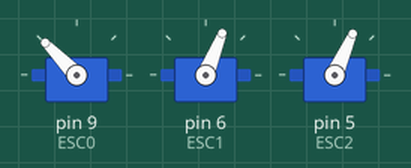
Recording of a sketch running on a simulated Arduino Uno, built with avr-gcc and run on an emulated ATmega328P. On the bench: 3 × servo. What the sketch prints to the serial monitor is not drawn.

Above: at 2.5 s.
At 2.95 s:
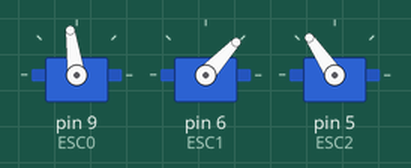
At 3.2 s:
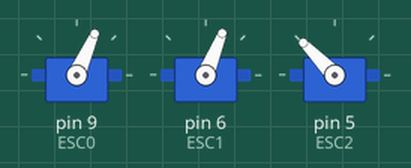
At 3.45 s:
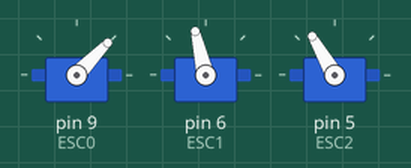
At 3.9 s:
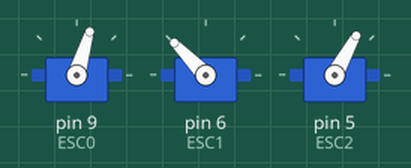
At 4.4 s:
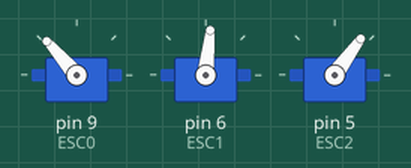
Timing chart, 0 to 7.1 s (numbered marks = the images above):
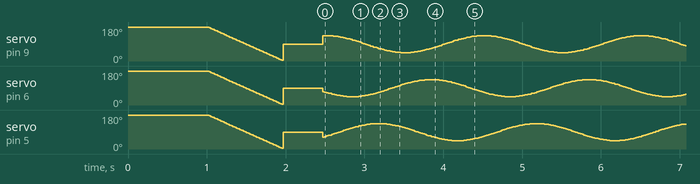

The sketch:

rcESCTest.ino
```cpp
#include <Servo.h>

Servo ESC0;     // create servo object to control the ESC
Servo ESC1;     // create servo object to control the ESC
Servo ESC2;     // create servo object to control the ESC

int potValue;  // value from the analog pin

int pos = 0;    // variable to store the servo position

float pi = 3.14159;
float time = 0; // internal time for generating sinusoids

int pump0Pwm = 0;  // PWM signal for pwmp
int pump1Pwm = 0;  // PWM signal for pwmp
int pump2Pwm = 0;  // PWM signal for pwmp

float amp0 = 500; // amplitude of sinusoid (1000 is max, 0 is min)
float freq0 = 0.5; // frequency of sinusoid in Hz
float phi0 = 0;  // phase of sinusoid (in degrees)

float amp1 = 500; // amplitude of sinusoid (1000 is max, 0 is min)
float freq1 = 0.5; // frequency of sinusoid in Hz
float phi1 = 120;  // phase of sinusoid (in degrees)

float amp2 = 500; // amplitude of sinusoid (1000 is max, 0 is min)
float freq2 = 0.5; // frequency of sinusoid in Hz
float phi2 = 240;  // phase of sinusoid (in degrees)


void initESCs(){
/*
Initializes ESC to start running
*/
 ESC0.write(180);
 ESC1.write(180);
 ESC2.write(180);
 Serial.print("Writing High");
  delay(1000);

  for (pos = 180; pos >= 0; pos -= 1) { // goes from 180 degrees to 0 degrees
    ESC0.write(pos);              // tell servo to go to position in variable 'pos'
    ESC1.write(pos);              // tell servo to go to position in variable 'pos'
    ESC2.write(pos);              // tell servo to go to position in variable 'pos'
    Serial.println(pos);
    delay(5);                       // waits 15 ms for the servo to reach the position
  }

 ESC0.write(90);
 ESC1.write(90);
 ESC2.write(90);


  delay(500);

}
void setup() {
  // Attach the ESC on pin 9
  ESC0.attach(9,1000,2000); // (pin, min pulse width, max pulse width in microseconds)
  ESC1.attach(6,1000,2000); // (pin, min pulse width, max pulse width in microseconds)
  ESC2.attach(5,1000,2000); // (pin, min pulse width, max pulse width in microseconds)
  Serial.begin(9600);

  initESCs();

}

void loop() {

  // compute pwms and directions for each pump
  time = millis()/1000.0;
// Compute value of pwm from shifted sin waves
  pump0Pwm = int(amp0*sin(2*pi*freq0*time + phi0*pi/180.0));
  pump1Pwm = int(amp1*sin(2*pi*freq1*time + phi1*pi/180.0));
  pump2Pwm = int(amp2*sin(2*pi*freq2*time + phi2*pi/180.0));

// Remap PWM signal for servo library
pump0Pwm = int(map(pump0Pwm,-1000,1000,0,180));
pump1Pwm = int(map(pump1Pwm,-1000,1000,0,180));
pump2Pwm = int(map(pump2Pwm,-1000,1000,0,180));
Serial.println(pump0Pwm);

// Write PWM signal
ESC0.write(pump0Pwm);
ESC1.write(pump1Pwm);
ESC2.write(pump2Pwm);

delay(1);


}
```
